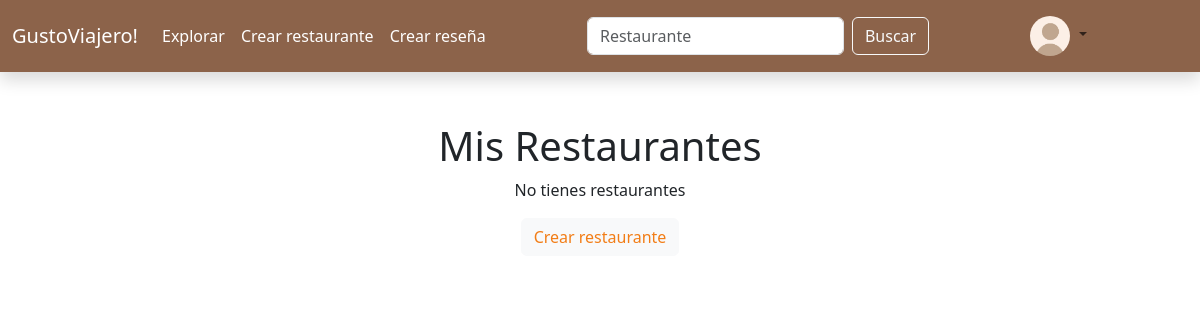
Page /misrestaurantes/ (signed in) on the earlier database version.
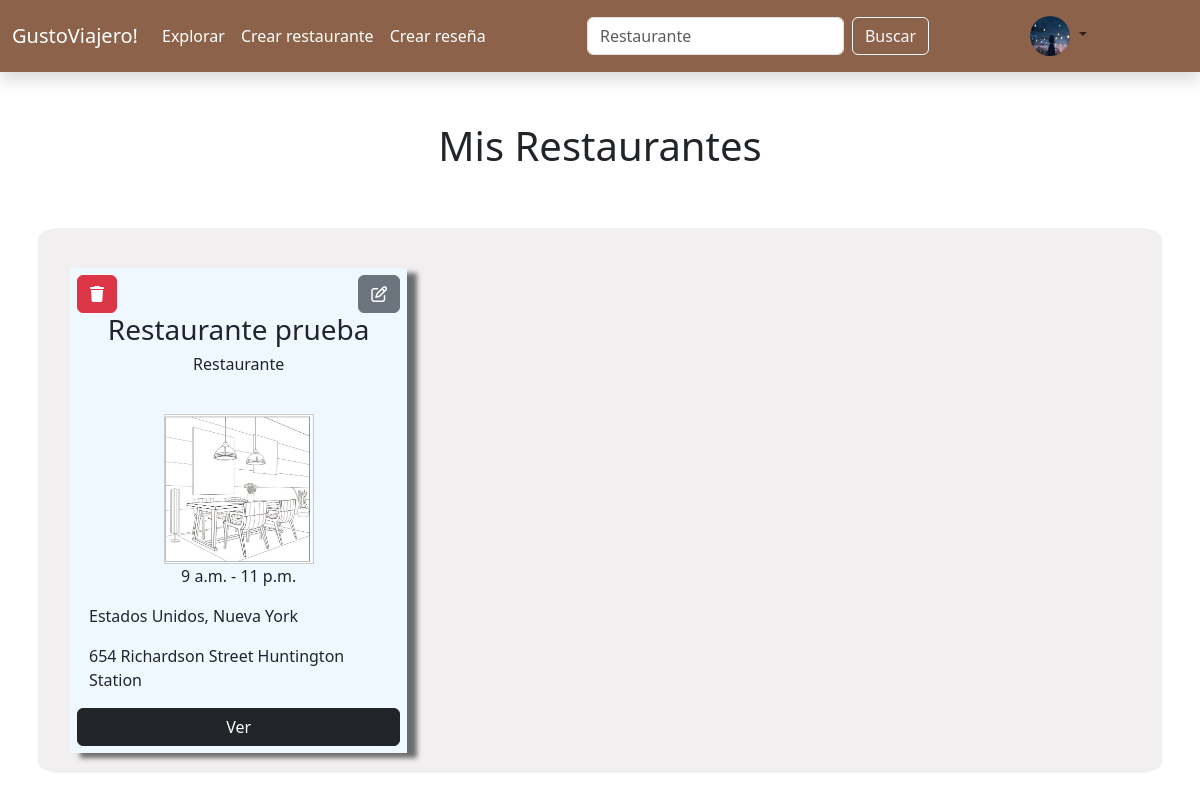
Same page on the later database version.
### inicio/models.py (models this page shows, shortened)
class FotoUsuario(models.Model):
    UsuarioID=models.ForeignKey(User, on_delete=models.CASCADE)
    Imagen=models.ImageField(upload_to='uploads/perfil', blank=True, null=True)

class Restaurante (models.Model):
    Nombre=models.CharField(max_length=50, default='Restaurante')
    Propietario=models.ForeignKey(User, on_delete=models.CASCADE, default=1)
    Pais=models.CharField(max_length=50)
    Estado=models.CharField(max_length=50)
    Direccion=models.CharField(max_length=200)
    Promedio=models.DecimalField(max_digits=3,decimal_places=2, default=0, blank=True)
    TipoCocina=models.ForeignKey(TipoCocina,on_delete=models.CASCADE, blank=True, null=True)
    CategoriaL=models.ForeignKey(CategoriaL,on_delete=models.CASCADE, blank=True, null=True)
    Apertura=models.TimeField()
    Cierre=models.TimeField()
    Descripción=models.CharField(max_length=280, null=True, blank=True)

class CategoriaL(models.Model):
    Nombre=models.CharField(max_length=30)
    def __str__(self):
        return self.Nombre

### inicio/views.py (the view)
# urls.py: path('misrestaurantes/',views.mis_restaurantes, name='mis_restaurantes'),
def mis_restaurantes(request):
    if request.user.is_authenticated:
        usuario = request.user
        foto = FotoUsuario.objects.filter(UsuarioID=usuario).first()
        Elementos=Restaurante.objects.filter(Propietario=request.user).prefetch_related('fotoslugar_set')
    return render(request, "mis_restaurantes.html",{'Elementos': Elementos, 'usuario':usuario,'foto':foto})

### inicio/templates/mis_restaurantes.html (shortened to what this page needs)
{% extends 'base.html' %}
{% load static %}
{% block content %}
<div class="row" style="margin-top: 30px;">
    <div class="col">
        <div class="container" style="padding: 20px 20px 20px 20px;">
            <div class="row">
                <div class="container">
                    <p class="d-flex justify-content-center h1"> Mis Restaurantes</p>
                </div>
            </div>
            {% if Elementos %}
                <div class="row" style="margin-top: 50px; background-color: rgb(241, 239, 239); padding: 20px 20px 20px 20px; border-radius: 2%;">
                    {% for Elemento in Elementos %}
                    <div class="col-4" style="margin-top: 20px;">
                        <div class="container restaurante" style="background-color: aliceblue; height: 100%; box-shadow: 10px 5px 5px rgb(108, 108, 108); padding: 7px 7px 7px 7px;">
                            <div class="row">
                                <div class=" col d-flex justify-content-start">
                                    <a href="{% url 'eliminar_restaurante' Elemento.id %}" class="btn btn-danger"><i class="fa-solid fa-trash"></i></a>
                                </div>
                                <div class="col d-flex justify-content-end">
                                    <a href="{% url 'editar_restaurante' Elemento.id %}" class="btn btn-secondary"><i class="fa-regular fa-pen-to-square"></i></a>
                                </div>
                            </div>
                                    <div class="container-fluid d-flex h3 justify-content-center">
                                        {{Elemento.Nombre}}
                                    </div>
                                    <div class="container-fluid d-flex h6 justify-content-center">
                                        {% if Elemento.CategoriaL %}
                                            {{ Elemento.CategoriaL }}
                                        {% endif %}
                                    </div>
                                    <div style="width: 150px; height: 150px; overflow: hidden; margin: 0 auto; border: 1px solid #ccc;">
                                        {% if Elemento.fotoslugar_set.all %}
                                            <img src="{{ Elemento.fotoslugar_set.all.0.Imagen.url }}" alt="{{ Elemento.Nombre }}" style="width: 100%; height: 100%; object-fit: contain;">
                                        {% else %}
                                            <img src="{% static 'images/default.jpg' %}" alt="{{ Elemento.Nombre }}" style="width: 100%; height: 100%; object-fit: contain;">
                                        {% endif %}
                                    </div>
                                    <div class="container-fluid">
                                        <div class="container-fluid d-flex justify-content-center">
                                            <p>{{ Elemento.Apertura }} - {{ Elemento.Cierre }}</p>
                                        </div>
                                        <p>{{ Elemento.Pais }}, {{ Elemento.Estado }}</p>
                                        <p>{{ Elemento.Direccion }}</p>
                                    </div>
                                    <div class="d-grid">
                                        <a href="{% url 'restaurante' Elemento.id %}" class="btn btn-dark">Ver</a>
                                    </div>
                                </div>
                        </div>
                    {% endfor %}
                </div>
            {% else %}
                <div class="container">
                    <div class="d-flex justify-content-center">
                        <p>No tienes restaurantes</p>
                    </div>
                    <div class="d-flex justify-content-center">
                        <a href="{% url 'crear_restaurante' %}" class="btn btn-light" style="color: #F27D16;">Crear restaurante</a>
                    </div>
                </div>
            {% endif %}
        </div>
    </div>
</div>
{% endblock %}

### inicio/templates/base.html (shortened to what this page needs)
{% load static %}
<!doctype html>
<html lang="es">
  <head>
    <link href="https://cdn.jsdelivr.net/npm/bootstrap@5.3.2/dist/css/bootstrap.min.css" rel="stylesheet">
    <link href="css/style.css" rel="stylesheet">
  </head>
  <body>
    <nav class="navbar navbar-expand-lg shadow" style="background-color: #8C634A;">
      <div class="container-fluid">
        <a class="navbar-brand" href="{% url 'home' %}" style="color: white;">GustoViajero!</a>
        <div class="collapse navbar-collapse" id="navbarSupportedContent">
          <ul class="navbar-nav me-auto mb-2 mb-lg-0">
            <li class="nav-item">
              <a class="nav-link" aria-current="page" href="{% url 'explorar' %}" style="color: white;">Explorar</a>
            </li>
            <li class="nav-item">
              <a class="nav-link" aria-current="page" href="{% url 'crear_restaurante' %}" style="color: white;">Crear restaurante</a>
            </li>
            <li class="nav-item">
              <a class="nav-link" aria-current="page" href="{% url 'elegir_restaurante' %}" style="color: white;">Crear reseña</a>
            </li>
          </ul>
        </div>
        <div class="collapse navbar-collapse" id="navbarSupportedContent">
          <ul class="navbar-nav me-auto mb-2 mb-lg-0">
          <form class="d-flex" action="{% url 'buscar_restaurantes' %}" method="GET">
            <input class="form-control me-2" type="search" name="q" placeholder="Restaurante" aria-label="Search">
            <button class="btn btn-outline-light" type="submit">Buscar</button>
          </form>
          </ul>
        </div>
        <div class="collapse navbar-collapse justify-content-end" id="navbarSupportedContent">
          <ul class="navbar-nav me-auto mb-2 mb-lg-0">
            <li class="nav-item dropdown">
              <a class="nav-link dropdown-toggle" href="#" role="button" data-bs-toggle="dropdown" aria-expanded="false">
                {% if foto %}
                <img src="{{foto.Imagen.url}}" width="40" height="40" style="border-radius: 50%;">
                {% else %}
                <img src="{% static 'images/default-perfil.jpg' %}" width="40" height="40" style="border-radius: 50%;">
                {% endif %}
              </a>
            </li>
          </ul>
        </div>
      </div>
    </nav>
    {% block content %}
    {% endblock %}
  </body>
</html>

Differences in the rows shown:
added FotoUsuario: Imagen (picture)
added Restaurante: Nombre "Restaurante prueba", CategoriaL "Restaurante", Apertura "9 a.m.", Cierre "11 p.m.", Pais "Estados Unidos", Estado "Nueva York", Direccion "654 Richardson Street Huntington Station"
Other differences:
text no longer shown: "No tienes restaurantes Crear restaurante"
